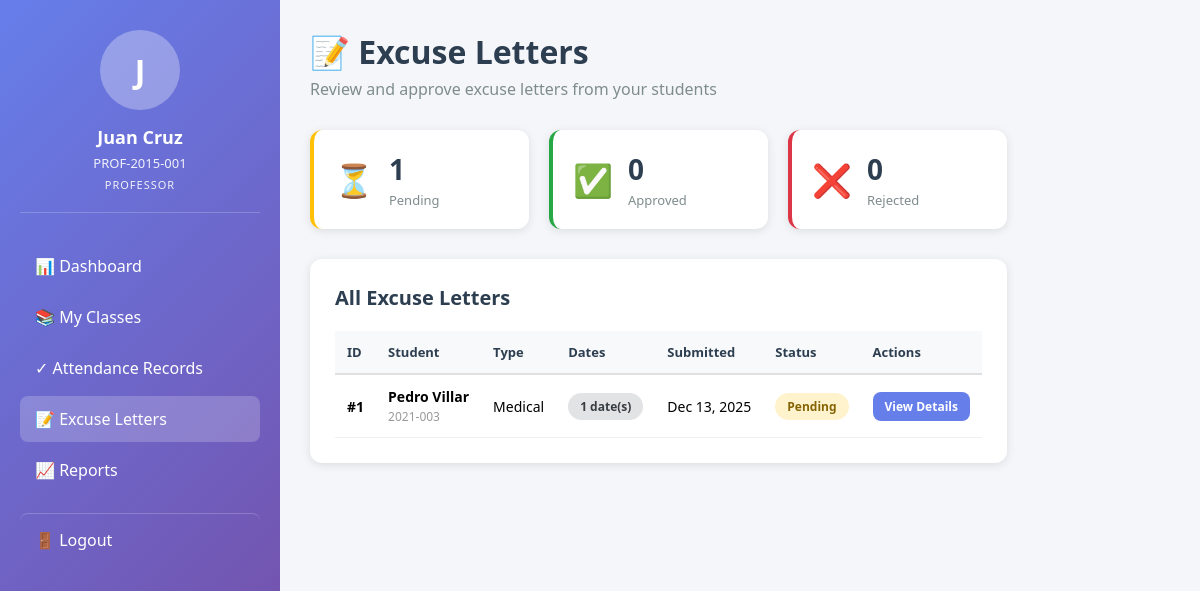
The app's page /professor_excuse.php (signed in) with its own data.
### tables this page shows
CREATE TABLE excuse_letters (
    excuse_id INT AUTO_INCREMENT PRIMARY KEY,
    student_id INT NOT NULL,
    excuse_type ENUM('Medical', 'Emergency', 'School Business', 'Personal', 'Other') NOT NULL,
    description TEXT NOT NULL,
    submitted_date TIMESTAMP DEFAULT CURRENT_TIMESTAMP,
    status ENUM('pending', 'approved', 'rejected') DEFAULT 'pending',
    approved_by INT NULL,
    approval_date TIMESTAMP NULL,
    rejection_reason TEXT NULL,
    FOREIGN KEY (student_id) REFERENCES students(student_id) ON DELETE CASCADE,
    FOREIGN KEY (approved_by) REFERENCES users(user_id) ON DELETE SET NULL,
    INDEX idx_student_status (student_id, status),
    INDEX idx_status (status)
);

CREATE TABLE students (
    student_id INT AUTO_INCREMENT PRIMARY KEY,
    user_id INT UNIQUE NOT NULL,
    student_number VARCHAR(20) UNIQUE NOT NULL,
    rfid_uid VARCHAR(50) UNIQUE NULL COMMENT 'RFID card unique identifier',
    rfid_registered_at TIMESTAMP NULL COMMENT 'When RFID was registered',
    rfid_registered_by INT NULL COMMENT 'Who registered the RFID (user_id)',
    rfid_status ENUM('active', 'deactivated') DEFAULT 'active' COMMENT 'Card status',
    rfid_deactivated_at TIMESTAMP NULL COMMENT 'When card was deactivated',
    rfid_deactivation_reason VARCHAR(255) NULL COMMENT 'Why card was deactivated',
    year_level TINYINT NOT NULL,
    program VARCHAR(50) NOT NULL,
    section VARCHAR(20),
    FOREIGN KEY (user_id) REFERENCES users(user_id) ON DELETE CASCADE,
    FOREIGN KEY (rfid_registered_by) REFERENCES users(user_id) ON DELETE SET NULL,
    INDEX idx_student_number (student_number),
    INDEX idx_rfid_uid (rfid_uid),
    INDEX idx_program_section (program, section)
);

### Database.php (called while the page is built, shortened)
<?php
class Database {
    private $host = '127.0.0.1';
    private $db   = 'citcs_attendance';
    private $user = 'root';
    private $pass = '';
    private $charset = 'utf8mb4';
    private $pdo;
    public function __construct() {
        $dsn = "mysql:host={$this->host};dbname={$this->db};charset={$this->charset}";
        $options = [
            PDO::ATTR_ERRMODE            => PDO::ERRMODE_EXCEPTION,
            PDO::ATTR_DEFAULT_FETCH_MODE => PDO::FETCH_ASSOC,
            PDO::ATTR_EMULATE_PREPARES   => false,
        ];
        $this->pdo = new PDO($dsn, $this->user, $this->pass, $options);
    }
    public function query($sql, $params = []) {
        $stmt = $this->pdo->prepare($sql);
        $stmt->execute($params);
        return $stmt;
    }
    public function all($sql, $params = []) {
        return $this->query($sql, $params)->fetchAll();
    }
}
?>

### Auth.php (called while the page is built, shortened)
<?php
require_once 'Database.php';
class Auth {
    public function getRoleId() {
        return $_SESSION['role_id'] ?? null;
    }
}
?>

### professor_excuse.php (the view, shortened to what this page needs)
<?php
require_once 'Auth.php';
require_once 'ClassManager.php';
require_once 'Database.php';
$auth = new Auth();
$auth->requireRole(['professor']);
$db = new Database();
$professorId = $auth->getRoleId();
$sql = "SELECT DISTINCT e.*,
        s.student_number,
        CONCAT(u.first_name, ' ', u.last_name) as student_name,
        s.program, s.section,
        (SELECT COUNT(*) FROM excuse_dates WHERE excuse_id = e.excuse_id) as affected_dates_count
        FROM excuse_letters e
        JOIN students s ON e.student_id = s.student_id
        JOIN users u ON s.user_id = u.user_id
        JOIN excuse_dates ed ON e.excuse_id = ed.excuse_id
        JOIN attendance_records ar ON ed.attendance_id = ar.attendance_id
        JOIN attendance_sessions asess ON ar.session_id = asess.session_id
        JOIN classes c ON asess.class_id = c.class_id
        WHERE c.professor_id = ?
        ORDER BY
            CASE e.status
                WHEN 'pending' THEN 1
                WHEN 'approved' THEN 2
                WHEN 'rejected' THEN 3
            END,
            e.submitted_date DESC";
$excuses = $db->all($sql, [$professorId]);
$selectedExcuseId = $_GET['excuse_id'] ?? null;
?>
<!DOCTYPE html>
<html lang="en">
<head>
</head>
<body>
    <?php include 'includes/professor_sidebar.php'; ?>
    <div class="dashboard-container">
        <main class="main-content">
            <?php if (!$selectedExcuseId): ?>
                <div class="page-header">
                    <h1>📝 Excuse Letters</h1>
                    <p>Review and approve excuse letters from your students</p>
                </div>
                <div class="summary-cards">
                    <?php
                    $pending = count(array_filter($excuses, fn($e) => $e['status'] === 'pending'));
                    $approved = count(array_filter($excuses, fn($e) => $e['status'] === 'approved'));
                    $rejected = count(array_filter($excuses, fn($e) => $e['status'] === 'rejected'));
                    ?>
                    <div class="summary-card card-warning">
                        <div class="summary-icon">⏳</div>
                        <div class="summary-info">
                            <h3><?php echo $pending; ?></h3>
                            <p>Pending</p>
                        </div>
                    </div>
                    <div class="summary-card card-success">
                        <div class="summary-icon">✅</div>
                        <div class="summary-info">
                            <h3><?php echo $approved; ?></h3>
                            <p>Approved</p>
                        </div>
                    </div>
                    <div class="summary-card card-danger">
                        <div class="summary-icon">❌</div>
                        <div class="summary-info">
                            <h3><?php echo $rejected; ?></h3>
                            <p>Rejected</p>
                        </div>
                    </div>
                </div>
                <div class="section-card">
                    <h2>All Excuse Letters</h2>
                    <?php if (empty($excuses)): ?>
                        <div class="empty-state">
                            <p>No excuse letters submitted yet.</p>
                        </div>
                    <?php else: ?>
                        <div class="table-responsive">
                            <table class="data-table">
                                <thead>
                                    <tr>
                                        <th>ID</th>
                                        <th>Student</th>
                                        <th>Type</th>
                                        <th>Dates</th>
                                        <th>Submitted</th>
                                        <th>Status</th>
                                        <th>Actions</th>
                                    </tr>
                                </thead>
                                <tbody>
                                    <?php foreach ($excuses as $excuse): ?>
                                        <tr>
                                            <td><strong>#<?php echo $excuse['excuse_id']; ?></strong></td>
                                            <td>
                                                <strong><?php echo htmlspecialchars($excuse['student_name']); ?></strong><br>
                                                <small class="text-muted"><?php echo htmlspecialchars($excuse['student_number']); ?></small>
                                            </td>
                                            <td><?php echo htmlspecialchars($excuse['excuse_type']); ?></td>
                                            <td>
                                                <span class="badge badge-secondary">
                                                    <?php echo $excuse['affected_dates_count']; ?> date(s)
                                                </span>
                                            </td>
                                            <td><?php echo date('M d, Y', strtotime($excuse['submitted_date'])); ?></td>
                                            <td>
                                                <?php
                                                $statusClass = [
                                                    'pending' => 'badge-warning',
                                                    'approved' => 'badge-success',
                                                    'rejected' => 'badge-danger'
                                                ][$excuse['status']];
                                                ?>
                                                <span class="badge <?php echo $statusClass; ?>">
                                                    <?php echo ucfirst($excuse['status']); ?>
                                                </span>
                                            </td>
                                            <td>
                                                <a href="professor_excuse.php?excuse_id=<?php echo $excuse['excuse_id']; ?>" class="btn btn-sm btn-primary">
                                                    View Details
                                                </a>
                                            </td>
                                        </tr>
                                    <?php endforeach; ?>
                                </tbody>
                            </table>
                        </div>
                    <?php endif; ?>
                </div>
            <?php endif; ?>
        </main>
    </div>
</body>
</html>

### includes/professor_sidebar.php (style rules this page uses)
.main-content { margin-left: 280px; padding: 30px; min-height: 100vh; }

### professor_excuse.php (style rules this page uses)
* { margin: 0; padding: 0; box-sizing: border-box; }
body { font-family: 'Segoe UI', Tahoma, Geneva, Verdana, sans-serif; background: #f5f6fa; }
.dashboard-container { display: flex; }
.page-header { margin-bottom: 30px; }
.page-header h1 { font-size: 32px; color: #2c3e50; margin-bottom: 5px; }
.page-header p { color: #7f8c8d; }
.summary-cards { display: grid; grid-template-columns: repeat(3, 1fr); gap: 20px; margin-bottom: 30px; }
.summary-card { background: white; padding: 20px; border-radius: 12px; box-shadow: 0 2px 10px rgba(0,0,0,0.1); display: flex; align-items: center; gap: 15px; border-left: 4px solid #667eea; }
.summary-card.card-success { border-left-color: #28a745; }
.summary-card.card-warning { border-left-color: #ffc107; }
.summary-card.card-danger { border-left-color: #dc3545; }
.summary-icon { font-size: 32px; }
.summary-info h3 { font-size: 28px; color: #2c3e50; margin-bottom: 3px; }
.summary-info p { color: #7f8c8d; font-size: 13px; }
.section-card { background: white; padding: 25px; border-radius: 12px; box-shadow: 0 2px 10px rgba(0,0,0,0.1); margin-bottom: 20px; }
.section-card h2 { font-size: 20px; color: #2c3e50; margin-bottom: 20px; }
.table-responsive { overflow-x: auto; }
.data-table { width: 100%; border-collapse: collapse; }
.data-table th { background: #f8f9fa; padding: 12px; text-align: left; font-weight: 600; color: #2c3e50; border-bottom: 2px solid #e0e0e0; font-size: 13px; }
.data-table td { padding: 12px; border-bottom: 1px solid #f0f0f0; font-size: 14px; }
.text-muted { color: #999; font-size: 12px; }
.badge { display: inline-block; padding: 5px 12px; border-radius: 20px; font-size: 12px; font-weight: 600; }
.badge-warning { background: #fff3cd; color: #856404; }
.badge-secondary { background: #e2e3e5; color: #383d41; }
.btn { padding: 10px 20px; border: none; border-radius: 8px; cursor: pointer; text-decoration: none; display: inline-block; font-size: 14px; font-weight: 600; transition: all 0.2s; }
.btn-sm { padding: 6px 12px; font-size: 12px; }
.btn-primary { background: #667eea; color: white; }

### records on screen
excuse_letters: status "1", status "0", excuse_id "1", student_name "Pedro Villar", student.student_number "2021-003", excuse_type "Medical", affected_dates_count "1", submitted_date "Dec 13, 2025", status "Pending"

### other values on screen
substr($_SESSION['full_name'], 0, 1) "J"
$_SESSION['full_name'] "Juan Cruz"
$_SESSION['identifier'] "PROF-2015-001"
